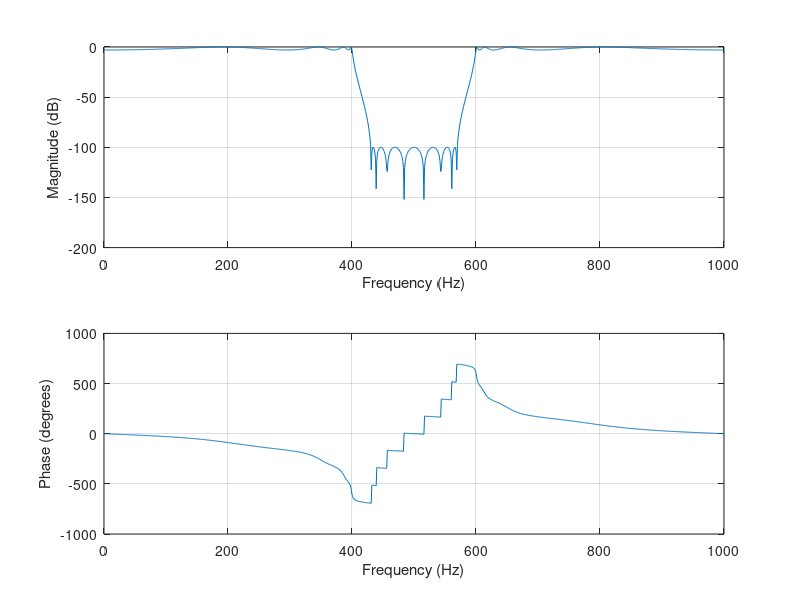
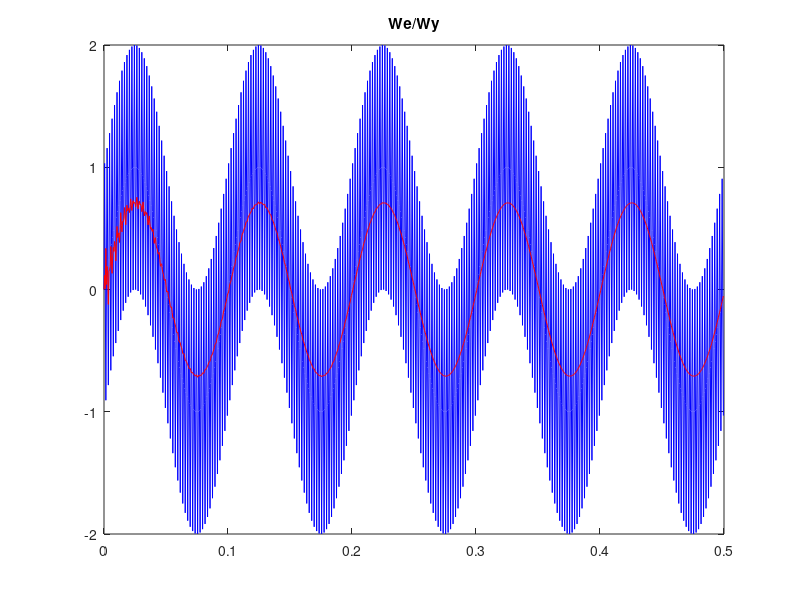

Write MATLAB code to recreate these figures, in order.
% dsp08_ex_iir_matlab.m
clear; close all;
fpr=2000; f1=400; f2=600; N=8; Rp=3; Rs=100; % 1) filter design requirements
[b,a] = ellip(N, Rp, Rs, [f1,f2]/(fpr/2), 'stop'); % 2) filter design
%[b,a] = butter(N, [f1,f2]/(fpr/2), 'stop');

Npunkt=1000; freqz(b,a,Npunkt,fpr); % 3) verification of filter H(f)
Nx=1000; dt=1/fpr; t=dt*(0:Nx-1); fx1=10; fx2=500; % 4) signal parameters
x = sin(2*pi*fx1*t) + sin(2*pi*fx2*t); % 5) signal generation
y = filter(b,a,x); % 6) signal filtration - two sums
figure; plot(t,x,'b-',t,y,'r-'); title('We/Wy');